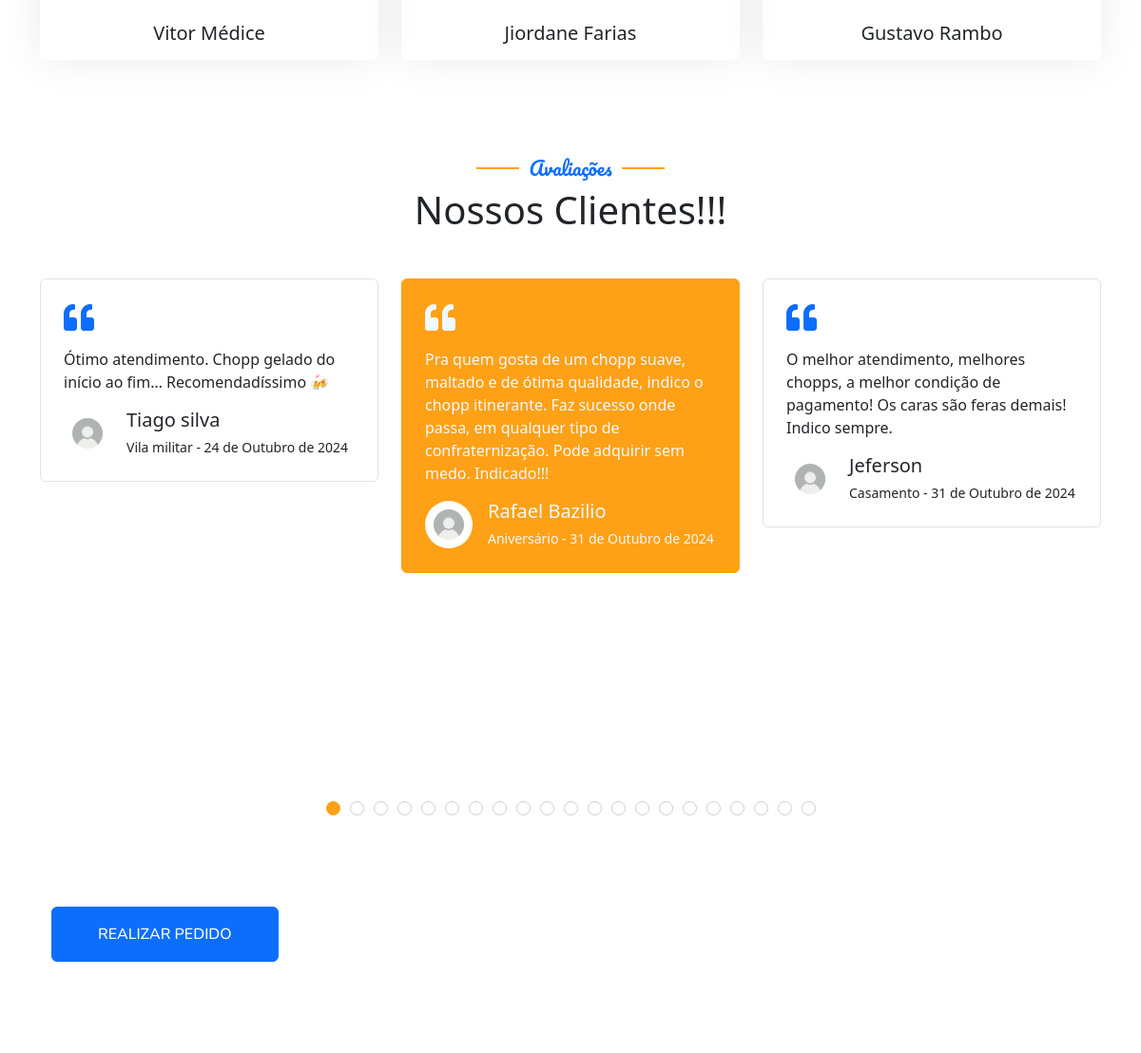
The app's page / (middle part), older data.
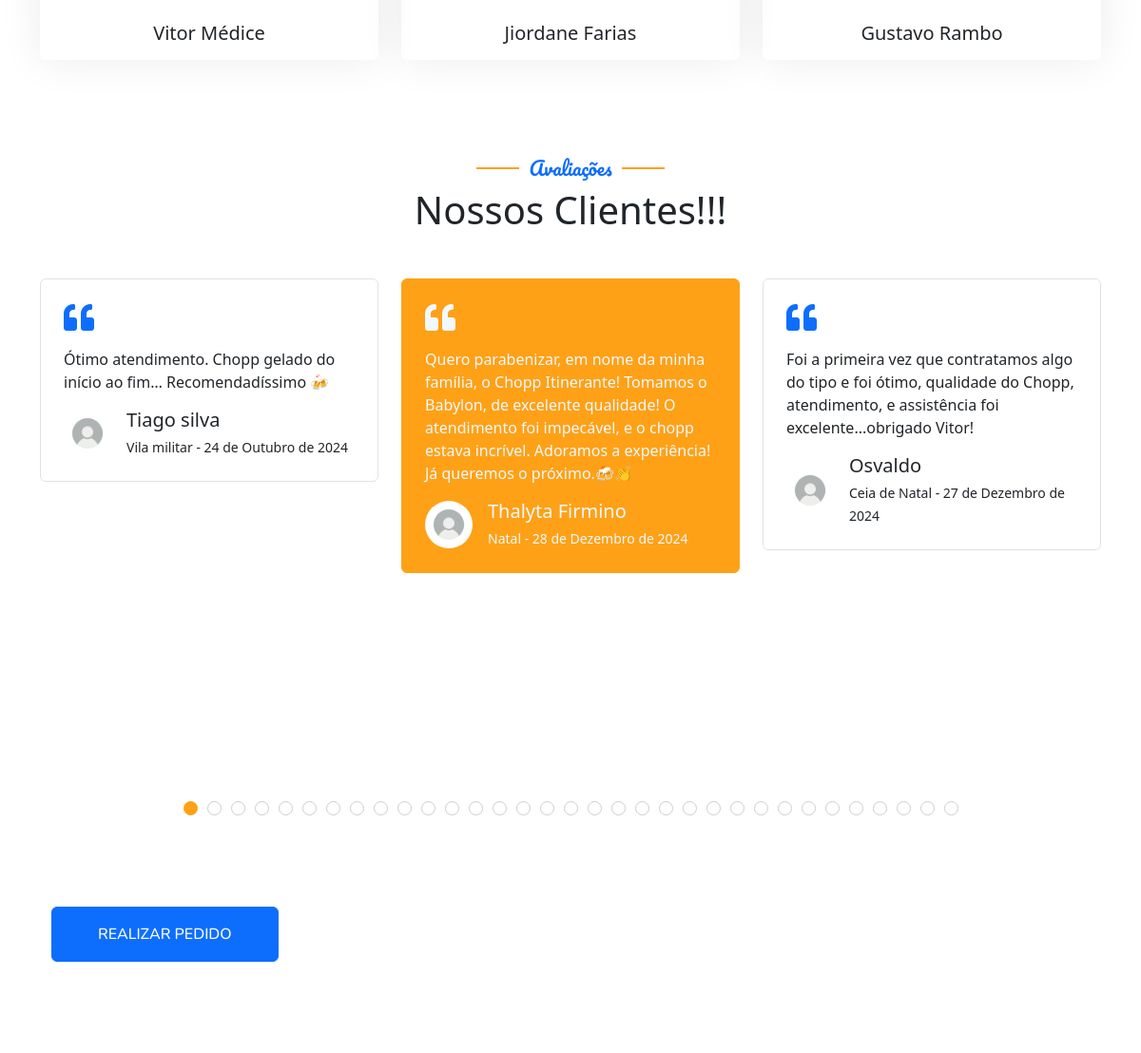
The same page, newer data.
### main/models.py (models this page shows, shortened)
class Testemunho(models.Model):
    cliente = models.CharField(max_length=100, blank=True, null=True)
    tipo_evento = models.CharField(max_length=50)
    data_evento = models.DateField(auto_now_add=True)
    feedback = models.TextField()

### main/views.py (the view, shortened to what this page needs)
# urls.py: path('', IndexView.as_view(), name='home'),
class IndexView(TemplateView):
    template_name = 'index.html'
    method_decorator(cache_page(60 * 60 * 24))
    def get(self,request):
        testemunhos = Testemunho.objects.all().order_by('-id')
        eventos_realizados = Transacao.objects.all().count()
        eventos_base = 50 + eventos_realizados
        context = {'testemunhos':testemunhos,'title':'Chopp Itinerante','testemunhos':testemunhos, 'form':ContatoForm, 'conta_eventos':eventos_base}
        return render(request, self.template_name, context)

### templates/index.html (shortened to what this page needs)
<!DOCTYPE html>
<html lang="pt-br">
<head>
    {% include 'parciais/head.html'%}
</head>
<body>
    <div class="container-xxl bg-white p-0">
        {% include 'parciais/team.html'%}
        {% include 'parciais/testimonial.html'  with testemunhos=testemunhos%}
    </div>
</body>
</html>

### templates/parciais/testimonial.html (shortened to what this page needs)
<div class="container-xxl py-5 wow fadeInUp" data-wow-delay="0.1s" id="feedbacks">
    <div class="container">
        <div class="text-center">
            <h5 class="section-title ff-secondary text-center text-primary fw-normal">Avaliações</h5>
            <h1 class="mb-5">Nossos Clientes!!!</h1>
        </div>
        <div class="owl-carousel testimonial-carousel">
            {% if testemunhos%}
                {% for testemunho in testemunhos%}
                    <div class="testimonial-item bg-transparent border rounded p-4" >
                        <i class="fa fa-quote-left fa-2x text-primary mb-3"></i>
                        <p>{{testemunho.feedback}}</p>
                        <div class="d-flex align-items-center">
                            <img class="img-fluid flex-shrink-0 rounded-circle" src="static/img/perfil.jpg" style="width: 50px; height: 50px;">
                            <div class="ps-3">
                                <h5 class="mb-1">{{testemunho.cliente}}</h5>
                                <small>{{testemunho.tipo_evento}} - {{testemunho.data_evento}}</small>
                            </div>
                        </div>
                    </div>
                {%endfor%}
            {%endif%}
        </div>
        <div class="container my-5 py-5">
            <div class="row align-items-center g-5">
                <div class="col-lg-6 text-center text-lg-start">
                    <a href="{% url 'cardapio'%}" class="btn btn-primary py-sm-3 px-sm-5 me-3 animated slideInLeft" target="blank">Realizar Pedido</a>
                </div>
            </div>
        </div>
    </div>
</div>

Row changes from the older to the newer data that the page shows:
no longer on this page (row unchanged): Testemunho: feedback "Pra quem gosta de um chopp suave, maltado e de ótima qualidade, indico o chopp itinerante. Faz sucesso onde passa, em qualquer tipo de confraternização. Pode adquirir sem medo. Indicado!!!", cliente "Rafael Bazilio", tipo_evento "Aniversário", data_evento "31 de Outubro de 2024"
no longer on this page (row unchanged): Testemunho: feedback "O melhor atendimento, melhores chopps, a melhor condição de pagamento! Os caras são feras demais! Indico sempre.", cliente "Jeferson", tipo_evento "Casamento", data_evento "31 de Outubro de 2024"
added Testemunho: feedback "Quero parabenizar, em nome da minha família, o Chopp Itinerante! Tomamos o Babylon, de excelente qualidade! O atendimento foi impecável, e o chopp estava incrível. Adoramos a experiência! Já queremos o próximo.🍻👏", cliente "Thalyta Firmino", tipo_evento "Natal", data_evento "28 de Dezembro de 2024"
added Testemunho: feedback "Foi a primeira vez que contratamos algo do tipo e foi ótimo, qualidade do Chopp, atendimento, e assistência foi excelente...obrigado Vitor!", cliente "Osvaldo", tipo_evento "Ceia de Natal", data_evento "27 de Dezembro de 2024"
